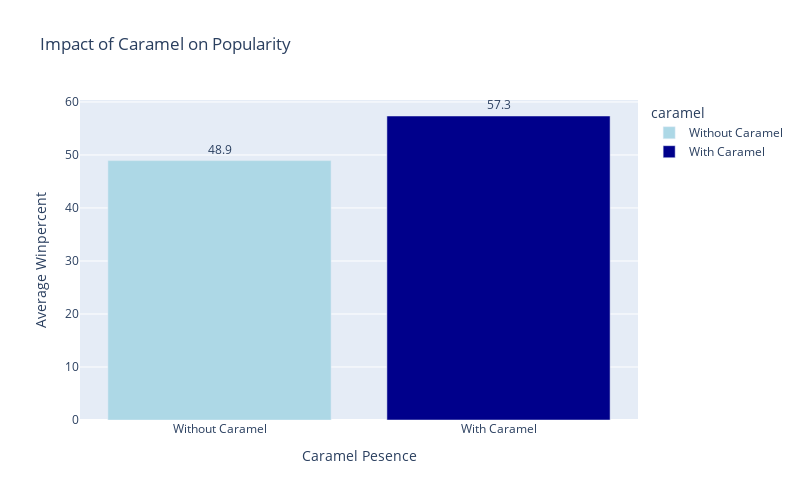

The cell this chart's notebook holds for it:
### Code cell
caramel_means = df.groupby("caramel")["winpercent"].mean().reset_index()
caramel_means["caramel"] = caramel_means["caramel"].map({0: "Without Caramel", 1:"With Caramel"})
print(bar_means)

fig2 = px.bar(caramel_means, x="caramel", y="winpercent",
              title="Impact of Caramel on Popularity",
              text=caramel_means["winpercent"].round(1),
              color="caramel", color_discrete_sequence=["lightblue", "darkblue"])

fig2.update_traces(textposition= "outside")
fig2.update_layout(yaxis_title="Average Winpercent", xaxis_title= "Caramel Pesence", width=800, height=500)
fig2.write_image("/home/salah/plots/Caramel_impact.png", width=900, height=500)
fig2.show()

### Figure 1 — Plotly figure (JSON) as saved in the notebook; plotly's stock layout.template omitted (floating-point values rounded to 4 significant figures)
{"data": [{"hovertemplate": "caramel=%{x}<br>winpercent=%{y}<br>text=%{text}<extra></extra>", "legendgroup": "Without Caramel", "marker": {"color": "lightblue", "pattern": {"shape": ""}}, "name": "Without Caramel", "orientation": "v", "showlegend": true, "text": [48.9], "textposition": "outside", "type": "bar", "x": ["Without Caramel"], "xaxis": "x", "y": [48.93], "yaxis": "y"}, {"hovertemplate": "caramel=%{x}<br>winpercent=%{y}<br>text=%{text}<extra></extra>", "legendgroup": "With Caramel", "marker": {"color": "darkblue", "pattern": {"shape": ""}}, "name": "With Caramel", "orientation": "v", "showlegend": true, "text": [57.3], "textposition": "outside", "type": "bar", "x": ["With Caramel"], "xaxis": "x", "y": [57.35], "yaxis": "y"}], "layout": {"barmode": "relative", "height": 500, "legend": {"title": {"text": "caramel"}, "tracegroupgap": 0}, "title": {"text": "Impact of Caramel on Popularity"}, "width": 800, "xaxis": {"anchor": "y", "categoryarray": ["Without Caramel", "With Caramel"], "categoryorder": "array", "domain": [0, 1], "title": {"text": "Caramel Pesence"}}, "yaxis": {"anchor": "x", "domain": [0, 1], "title": {"text": "Average Winpercent"}}}}
